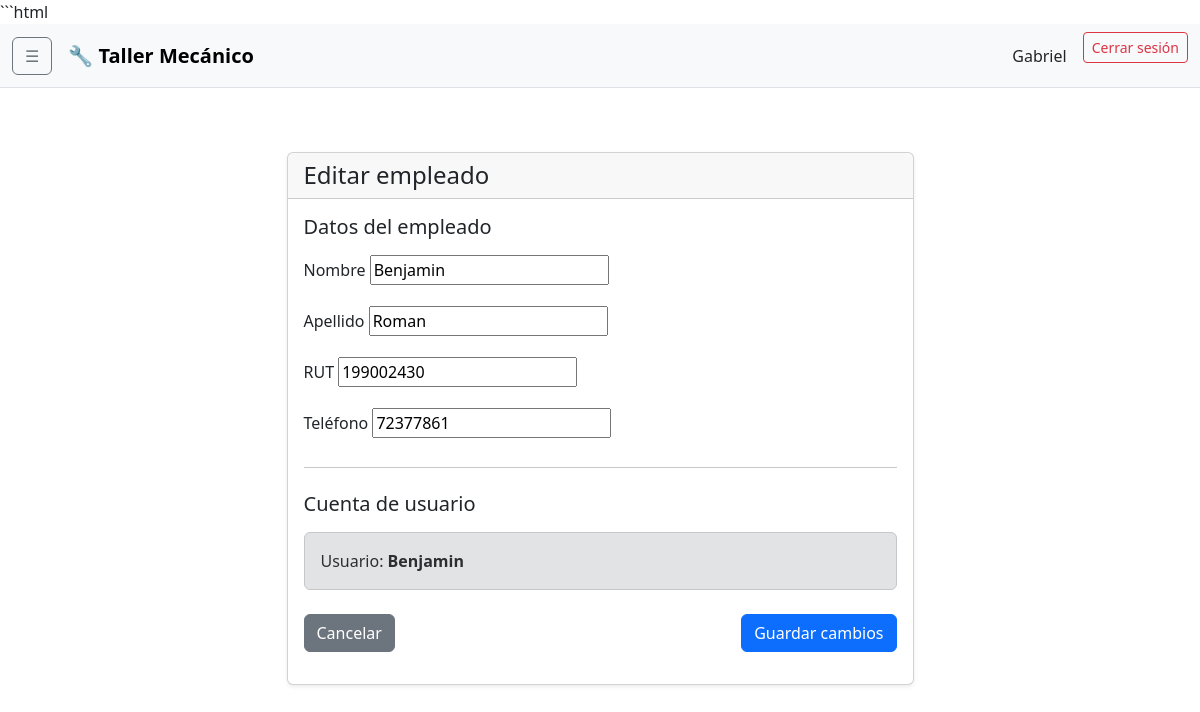
The page /empleados/2/editar/ (signed in) on the database its author committed.
### adminTaller/models.py (models this page shows)
class Empleado(models.Model):
    usuario = models.OneToOneField(User, on_delete=models.CASCADE, related_name='empleado', null=True, blank=True)
    nombre = models.CharField(max_length=100)
    apellido = models.CharField(max_length=100)
    rut = models.CharField(max_length=12, unique=True)
    telefono = models.CharField(max_length=15)
    password_change_required = models.BooleanField(default=True)

### adminTaller/views.py (the view)
# urls.py: path("empleados/<int:pk>/editar/", views.empleado_editar, name="empleado_editar"),
@login_required
@user_passes_test(es_admin)
def empleado_editar(request, pk):
    empleado = get_object_or_404(Empleado, pk=pk)
    if request.method == "POST":
        form = EmpleadoEditarForm(
            request.POST,
            instance=empleado
        )
        if form.is_valid():
            form.save()
            messages.success(
                request,
                "Empleado actualizado correctamente."
            )
            return redirect("empleados_lista")
    else:
        form = EmpleadoEditarForm(instance=empleado)
    return render(
        request,
        "empleados/formulario.html",
        {
            "form": form,
            "empleado": empleado,
            "titulo": "Editar empleado",
        }
    )

### adminTaller/forms.py
class EmpleadoEditarForm(forms.ModelForm):
    class Meta:
        model = Empleado
        fields = [
            "nombre",
            "apellido",
            "rut",
            "telefono",
        ]

### adminTaller/views.py (called while the page is built)
def es_admin(user):
    return user.is_authenticated and user.is_staff

### adminTaller/templates/empleados/formulario.html (shortened to what this page needs)
{% extends "base.html" %}
{% block content %}
<div class="container py-4">
    <div class="row justify-content-center">
        <div class="col-lg-7">
            <div class="card shadow-sm">
                <div class="card-header">
                    <h4 class="mb-0">
                        {% if empleado %}
                            Editar empleado
                        {% else %}
                            Crear empleado
                        {% endif %}
                    </h4>
                </div>
                <div class="card-body">
                    <form method="post">
                        <h5 class="mb-3">Datos del empleado</h5>
                        <div class="mb-3">
                            <label for="{{ form.nombre.id_for_label }}"
                                   class="form-label">
                                Nombre
                            </label>
                            {{ form.nombre }}
                        </div>
                        <div class="mb-3">
                            <label for="{{ form.apellido.id_for_label }}"
                                   class="form-label">
                                Apellido
                            </label>
                            {{ form.apellido }}
                        </div>
                        <div class="mb-3">
                            <label for="{{ form.rut.id_for_label }}"
                                   class="form-label">
                                RUT
                            </label>
                            {{ form.rut }}
                        </div>
                        <div class="mb-3">
                            <label for="{{ form.telefono.id_for_label }}"
                                   class="form-label">
                                Teléfono
                            </label>
                            {{ form.telefono }}
                        </div>
                        {% if not empleado %}
                            <hr class="my-4">
                            <h5 class="mb-3">
                                Cuenta de acceso
                            </h5>
                            <div class="alert alert-info">
                                El empleado recibirá una contraseña
                                temporal y deberá cambiarla durante su
                                primer inicio de sesión.
                            </div>
                            <div class="mb-3">
                                <label for="{{ form.username.id_for_label }}"
                                       class="form-label">
                                    Nombre de usuario
                                </label>
                                {{ form.username }}
                                {% for error in form.username.errors %}
                                    <div class="text-danger small">
                                        {{ error }}
                                    </div>
                                {% endfor %}
                            </div>
                            <div class="mb-3">
                                <label for="{{ form.password_temporal.id_for_label }}"
                                       class="form-label">
                                    Contraseña temporal
                                </label>
                                {{ form.password_temporal }}
                                {% for error in form.password_temporal.errors %}
                                    <div class="text-danger small">
                                        {{ error }}
                                    </div>
                                {% endfor %}
                                <div class="form-text">
                                    Mínimo 8 caracteres.
                                    El empleado deberá cambiarla al
                                    iniciar sesión por primera vez.
                                </div>
                            </div>
                        {% else %}
                            <hr class="my-4">
                            <h5 class="mb-3">
                                Cuenta de usuario
                            </h5>
                            <div class="alert alert-secondary">
                                Usuario:
                                <strong>{{ empleado.usuario.username }}</strong>
                            </div>
                        {% endif %}
                        <div class="d-flex justify-content-between mt-4">
                            <a href="{% url 'empleados_lista' %}"
                               class="btn btn-secondary">
                                Cancelar
                            </a>
                            <button type="submit"
                                    class="btn btn-primary">
                                {% if empleado %}
                                    Guardar cambios
                                {% else %}
                                    Crear empleado
                                {% endif %}
                            </button>
                        </div>
                    </form>
                </div>
            </div>
        </div>
    </div>
</div>
{% endblock %}

### adminTaller/templates/base.html (shortened to what this page needs)
{% load static %}
<!DOCTYPE html>
<html lang="es" data-bs-theme="light">
<head>
    <link
        href="https://cdn.jsdelivr.net/npm/bootstrap@5.3.3/dist/css/bootstrap.min.css"
        rel="stylesheet"
    >
</head>
<body>
<nav class="navbar navbar-expand-lg bg-body-tertiary border-bottom sticky-top">
    <div class="container-fluid">
        <button
            class="btn btn-outline-secondary me-3"
            type="button"
            data-bs-toggle="offcanvas"
            data-bs-target="#menuLateral"
            aria-controls="menuLateral"
        >
            ☰
        </button>
        <a class="navbar-brand fw-bold" href="#">
            🔧 Taller Mecánico
        </a>
        <div class="ms-auto d-flex align-items-center gap-3">
            <span class="d-none d-md-inline">
                {{ user.get_username }}
            </span>
            <form method="post" action="{% url 'logout' %}">
                <button class="btn btn-outline-danger btn-sm">
                    Cerrar sesión
                </button>
            </form>
        </div>
    </div>
</nav>
<main class="container py-4">
    {% block content %}
    {% endblock %}
</main>
</body>
</html>

### adminTaller/templates/base.html (style rules this page uses)
body { min-height: 100vh; }

### rows shown on the page
Empleado: nombre "Benjamin", apellido "Roman", rut "199002430", telefono "72377861", usuario.username "Benjamin"

### other values the page prints
{{ user.get_username }} "Gabriel"
